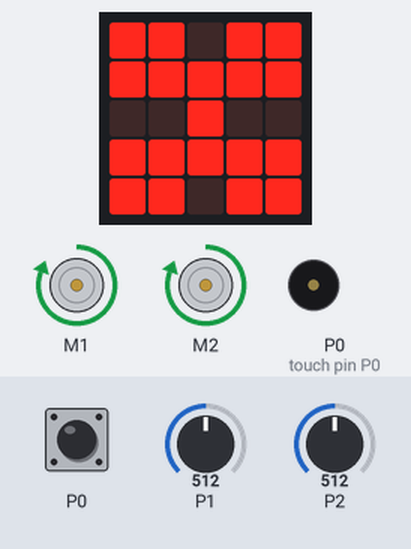
The program below on a simulated BBC micro:bit (MakeCode). On the bench: 2 × DC motor (green arrow = forward, orange = backward, longer = faster), the board's 5×5 LED display, buzzer (waves = sounding). The inputs (shaded band) are chosen by the test bench; at power-on: P2 = 512, P1 = 512 (analog values on the 0–1023 scale).

Above: at 0.86 s.
1.3 s: P2 set to 413
4.4 s: P2 set to 382
At 5.3 s:
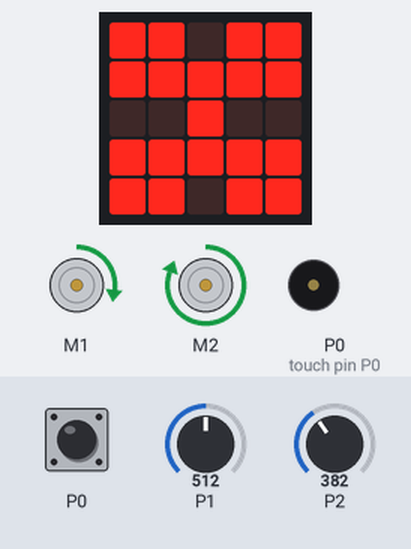
6.3 s: P1 set to 685
7.8 s: P1 set to 711
At 8.1 s:
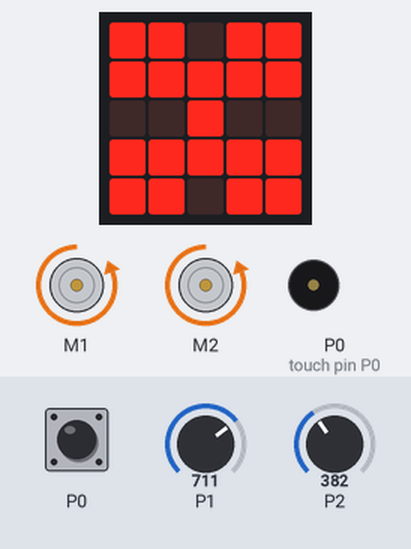
9.3 s: P1 set to 690
At 10.1 s:
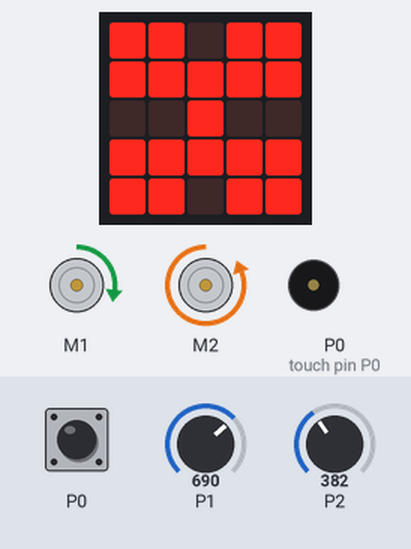
10.8 s: P2 set to 410
At 11.13 s:
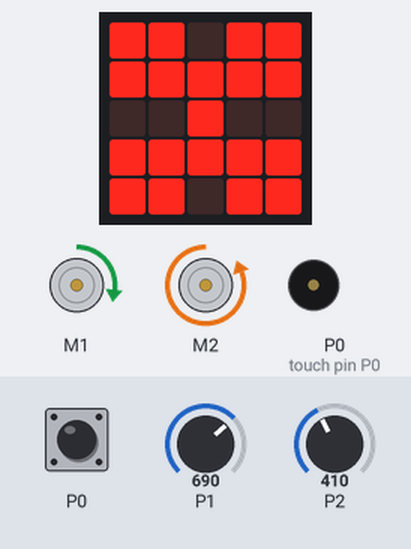
Timing chart, 0 to 14.9 s (numbered marks = the images above; inputs shaded):
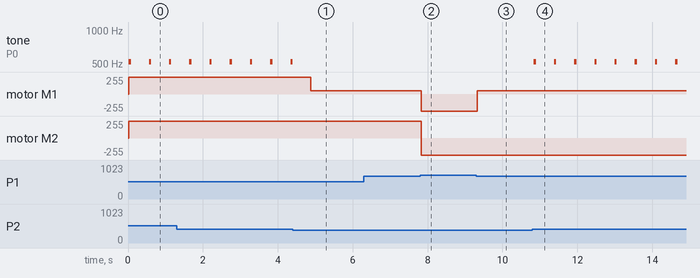

The program:

main.ts
```typescript
let marcha = 0
let giro = 0
basic.forever(function () {
    if (marcha < 400) {
        maqueen.motorRun(maqueen.Motors.All, maqueen.Dir.CW, 255)
    } else if (marcha > 700) {
        maqueen.motorRun(maqueen.Motors.All, maqueen.Dir.CCW, 255)
    } else if (giro < 400) {
        maqueen.motorRun(maqueen.Motors.M1, maqueen.Dir.CW, 50)
    } else if (giro > 700) {
        maqueen.motorRun(maqueen.Motors.M2, maqueen.Dir.CW, 50)
    } else if (!(input.pinIsPressed(TouchPin.P0))) {
        music.playMelody("C5 - - - - - - - ", 1000)
    } else {
        maqueen.motorStop(maqueen.Motors.All)
    }
})
basic.forever(function () {
    marcha = pins.analogReadPin(AnalogPin.P1)
})
basic.forever(function () {
    giro = pins.analogReadPin(AnalogPin.P2)
})
basic.forever(function () {
    basic.showIcon(IconNames.Butterfly)
})
```

test.ts
```typescript
// aquí va el archivo "tests"; esto no se compilará cuando este paquete se utilice como una extensión.
```

Measured:
- the behaviour switches between 400 and 399 on P2 (found by bisection; images 0 and 1)
- the behaviour switches between 700 and 701 on P1 (found by bisection; images 1 and 2)
- after the input at 4.4 s, tone on P0 (touch pin P0): goes on until 4.4 s, then stays silent; motor M1: forward 255/255 → forward 50/255 after 0.48 s
- after the input at 6.3 s, every drawn part: stays the same
- after the input at 7.8 s, motor M1: forward 50/255 → backward 255/255 at once; motor M2: forward 255/255 → backward 255/255 at once
- after the input at 9.3 s, motor M1: backward 255/255 → forward 50/255 at once
- after the input at 10.8 s, tone on P0 (touch pin P0): alternates 523 Hz for 0.06 s and silent for 0.48 s, starting at once
- by itself, tone on P0 (touch pin P0): alternates 523 Hz for 0.06 s and silent for 0.48 s
